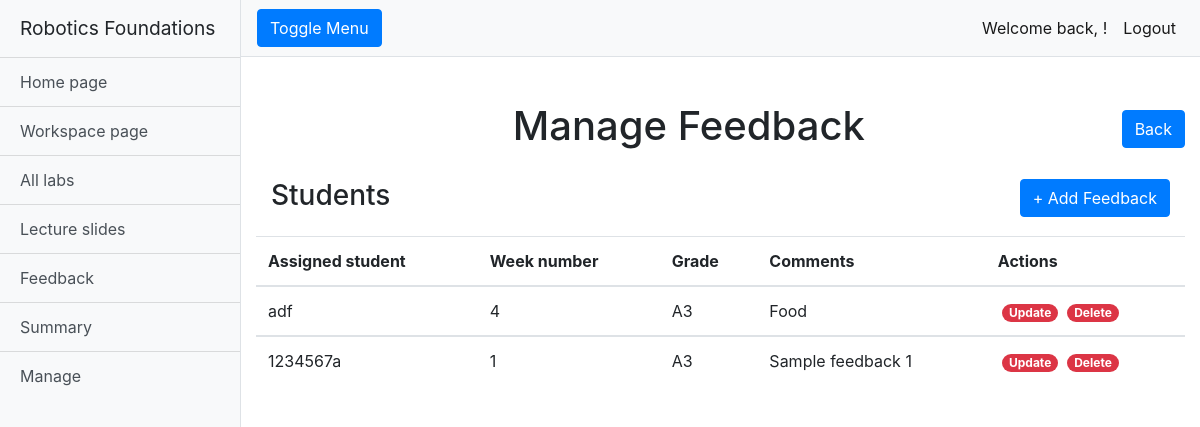
Page /rfwa/manage_feedbacks/ (signed in) on the earlier database version.
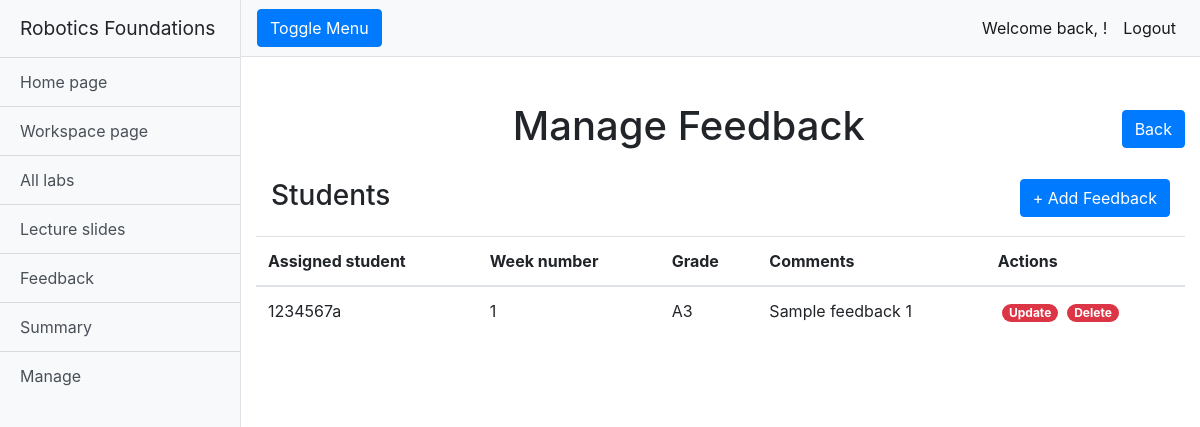
Same page on the later database version.
### rfwa/models.py (models this page shows, shortened)
class Feedback(models.Model):
    assignedStudent_username = models.CharField(max_length=128)
    week_number = models.CharField(max_length=128)
    grade = models.TextField(max_length=2048)
    comments = models.TextField(max_length=2048)
    slug = models.SlugField(primary_key=True, blank=True)

### rfwa/views.py (the view)
# urls.py: path("manage_feedbacks/", views.manage_feedbacks, name="manage_feedbacks"),
@login_required
def manage_feedbacks(request):
    if request.user.is_superuser:
        feedbacks = Feedback.objects.all()
    return render(request, "rfwa/manage_feedbacks.html", {'feedbacks': feedbacks})

### templates/rfwa/manage_feedbacks.html (shortened to what this page needs)
{% extends "rfwa/base.html" %}
{% load static %}
{% block extra_head %}
<link href="{% static 'css/manage_page.css' %}" rel="stylesheet">
{% endblock %}
{% block body_block %}
{% if user.is_superuser %}
<div class="container-fluid">
    <div class="row">
        <h1 class="col-12 text-center mt-4">Manage Feedback <a class="rightside" href="/rfwa/manage/"><button
                    type="button" class="btn btn-primary">Back</button></a></h1>
    </div>
    <div class="table-group">
        <div class="title-group">
            <h1 class="col-12 text-left table-header">Students
                <a class="rightside" href="{% url 'add_feedback'%}"><button type="button" class="btn btn-primary">+ Add
                        Feedback</button></a>
            </h1>
        </div>
        <table class="table table-hover">
            {% if feedbacks %}
            <thead>
                <tr>
                    <th scope="col">Assigned student</th>
                    <th scope="col">Week number</th>
                    <th scope="col">Grade</th>
                    <th scope="col">Comments</th>
                    <th scope="col">Actions</th>
                </tr>
            </thead>
            {% for feedback in feedbacks %}
            <tbody>
                <tr>
                    <td>{{feedback.assignedStudent_username}}</td>
                    <td>{{feedback.week_number}}</td>
                    <td>{{feedback.grade}}</td>
                    <td>{{feedback.comments}}</td>
                    <td>
                        <a class="btn-link text-white badge badge-danger badge-pill ml-1"
                            href="{% url  'update_feedback' feedback.slug %}">Update</a>
                        <a class="btn-link text-white badge badge-danger badge-pill ml-1"
                            href="{% url  'delete_feedback' feedback.slug %}">Delete</a>
                    </td>
                </tr>
            </tbody>
            {% endfor %}
            {% else %}
            <h3 class="text-center mt-3">There are no feedbacks assigned.</h3>
            {% endif %}
        </table>
    </div>
</div>
{% endif %}
{% endblock %}

Differences in the rows shown:
removed Feedback: assignedStudent_username "adf", week_number "4", grade "A3", comments "Food"
